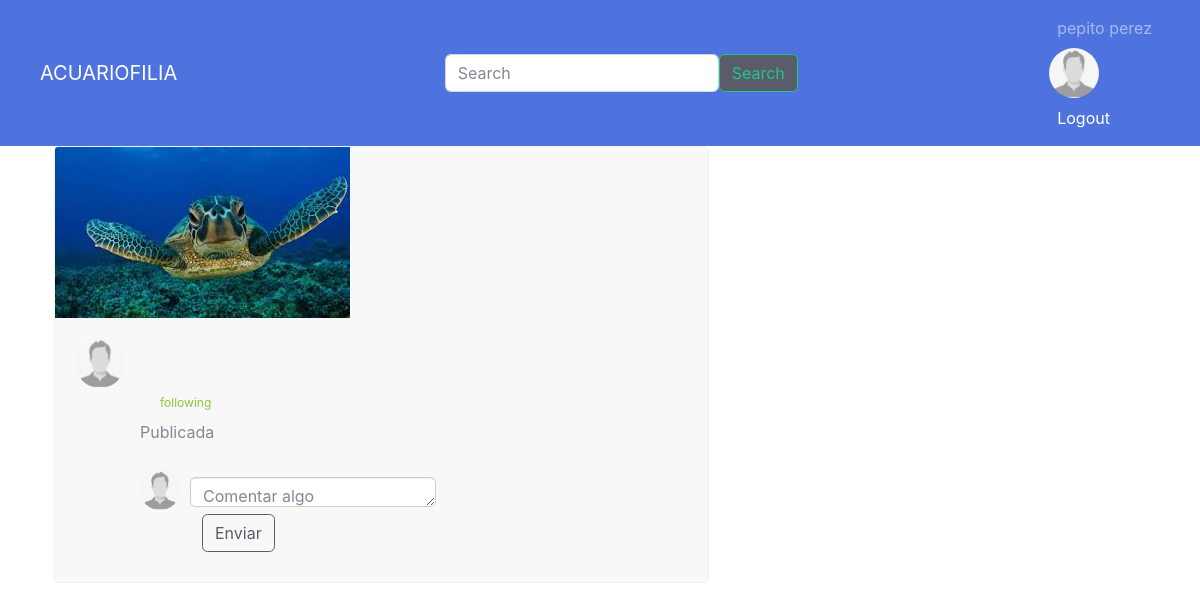
/postdetail?codigo=8 (signed in), run on an earlier commit of the app's database.
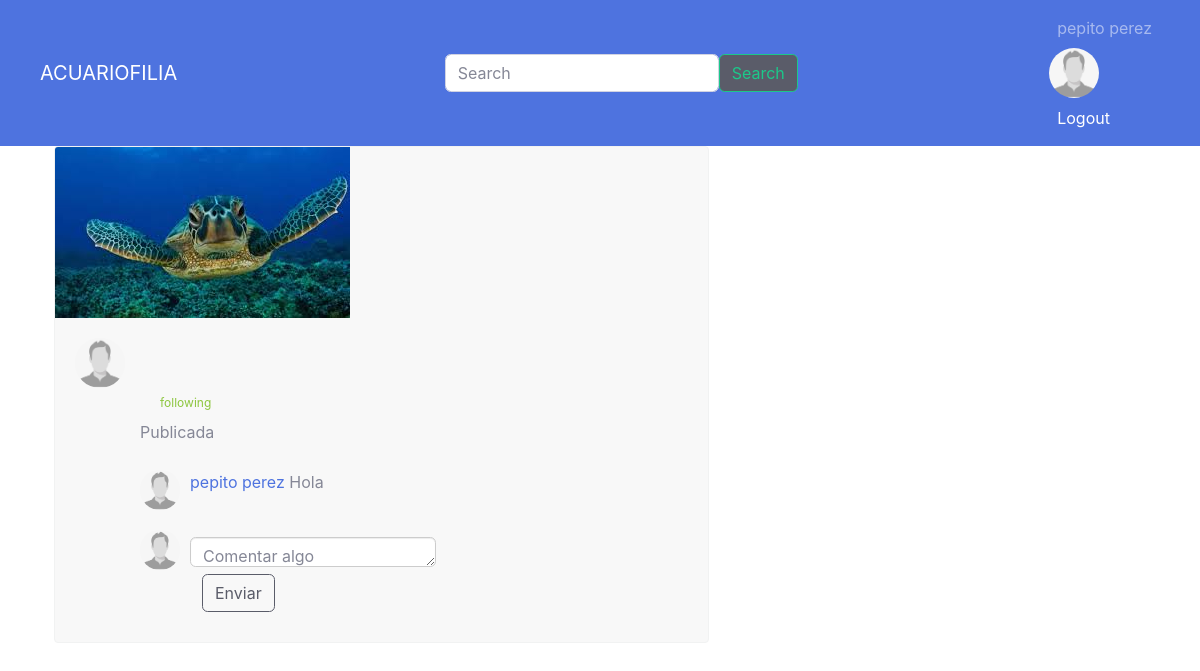
And on a later commit of the database.
### tables this page shows
CREATE TABLE User (UserId INTEGER PRIMARY KEY AUTOINCREMENT UNIQUE NOT NULL, name VARCHAR (20) NOT NULL, lastName VARCHAR (20) NOT NULL, email VARCHAR (30) UNIQUE NOT NULL, password VARCHAR (200) NOT NULL, birthay DATE NOT NULL, gender CHAR (15) NOT NULL, role INTEGER (1) NOT NULL, CreationDate DATETIME NOT NULL, ProfilePicURL VARCHAR (20), country CHAR (30), phone INTEGER, about CHAR (150));

CREATE TABLE Post (PostId INTEGER PRIMARY KEY AUTOINCREMENT UNIQUE NOT NULL, PhotoURL CHAR (100) NOT NULL, Title VARCHAR (30) NOT NULL, creationDate DATE NOT NULL, UserId INTEGER REFERENCES User (UserId) NOT NULL, Postviews INTEGER (30));

CREATE TABLE Comments (CommentId INTEGER PRIMARY KEY AUTOINCREMENT NOT NULL, Content VARCHAR NOT NULL, PostId INTEGER REFERENCES Post (PostId) NOT NULL, UserId INTEGER REFERENCES User (UserId) NOT NULL, CreationDate DATETIME NOT NULL);

### main.py (the view)
@app.route('/postdetail')
def postdetail():
    idp = request.args.get('codigo')
    sql = f'SELECT * FROM Post , User WHERE User.UserId=Post.UserId AND Post.PostId = {idp}'
    db = get_db()
    cursorObj = db.cursor()
    cursorObj.execute(sql)
    postsel = cursorObj.fetchall()
    sql = f'SELECT * from Comments, User WHERE User.UserId=Comments.UserId AND Comments.PostId = {idp}'
    db = get_db()
    cursorObj = db.cursor()
    cursorObj.execute(sql)
    comPost = cursorObj.fetchall()
    return render_template("postdetail.html", postsel=postsel,comPost=comPost)

### db.py (called while the page is built)
def get_db():
    try:
        if 'db' not in g:
            print('Connection OK')
            g.db = sqlite3.connect('database.db')
        return g.db
    except Error:
        print(Error)

### templates/postdetail.html (shortened to what this page needs)
<!DOCTYPE html>
<html lang="es">
    <head>
        <link href="../static/css/post_style.css" rel="stylesheet">
        <link href="../static/css/sb-admin-2.min.css" rel="stylesheet">
    </head>
            <nav class="navbar navbar-expand-lg navbar-dark bg-primary">
                <div class="container-fluid">
                    <a class="navbar-brand" href="{{'feed'}}">ACUARIOFILIA</a>
                    <form class="d-flex" form action="{{url_for('search')}}" method="post" enctype="multipart/form-data">
                        <input class="form-control me-2" type="search" name="palabra" placeholder="Search" aria-label="Search">
                        <button class="btn btn-outline-success bg-primary bg-dark" type="submit">Search</button>
                    </form>
                    <div class="" id="">
                        <div class="">
                            {% if 'id' in session %}
                                <span class="navbar-text p-2 bd-highlight"> {{ session['fullname'] }} </span>
                                <div class="av-user-icon">
                                    <img src="../static/images/perfil/{% print(postsel[0][15]) %}" alt="user" class="fotoperfil-md-left">
                                </div>
                                <span class="navbar-text p-2 bd-highlight"> <a href="{{'logout'}}">Logout</a> </span>
                            {% else %}
                                <span class="navbar-text p-2 bd-highlight"> <a href="{{'login'}}">Login</a> </span>
                            {% endif %}
                        </div>
                    </div>
                </div>
            </nav>
        <div class="container  bootstrap snippets bootdey">
            <div class="fila">
                <div class="colunam-md-12">
                    <div class="post-content ">
                        <img src="../static/images/post/{% print(postsel[0][1]) %}" class="img-fluid" alt=" image">
                            <div class="post-container">
                                <img src="../static/images/perfil/{% print(postsel[0][15]) %}" alt="user" class="fotoperfil-md-left">
                                <div class="post-detail">
                                    <div class="user-info">
                                        <h5><a href="{{url_for('perfil', codigo = postsel[0][4]) }}" class="profile-link">{% print(postsel[7]) %}</a> <span class="following">following</span></h5>
                                        <p class="text-muted">Publicada {% print(postsel[3]) %}</p>
                                    </div>
                                    {% for com in comPost %}
                                        <div class="post-comment">
                                            <img src="../static/images/perfil/{% print(com[14]) %}" alt="" class="profile-photo-sm">
                                            <p><a href="{{url_for('perfil', codigo = com[3]) }}" class="profile-link">{% print(com[6]) %} {% print(com[7]) %}</a> {% print(com[1]) %} </p>
                                        </div>
                                    {% endfor %}
                                    <div class="post-comment">
                                        <img src="../static/images/perfil/{% print(session['foto']) %}" alt="" class="profile-photo-sm">
                                        <form class="flex" form action="{{url_for('addcomm', codigo = postsel[0][0])}}" method="post" enctype="multipart/form-data">
                                            <textarea class="form-control form-control-user" name="comentario" id="comentario" placeholder="Comentar algo"></textarea>
                                            <div class="col">
                                                <button class="btn btn-outline-dark" type="submit">Enviar</button>
                                            </div>
                                        </form>
                                    </div>
                                </div>
                            </div>
                        </div>
                    </div>
                </div>
            </div>
    </body>
</html>

### static/css/post_style.css (style rules this page uses)
.post-content { background: #f8f8f8; border-radius: 4px; width: 60%; border: 1px solid #f1f2f2; margin-bottom: 20px; overflow: hidden; position: relative; }
.post-content .post-container { padding: 20px; }
.post-content .post-container .post-detail { margin-left: 65px; position: relative; }
.post-content .post-container .post-detail .post-comment { display: inline-flex; margin: 10px auto; width: 100%; }
.post-content .post-container .post-detail .post-comment img.profile-photo-sm { margin-right: 10px; }
.post-content .post-container .post-detail .post-comment .form-control { height: 30px; border: 1px solid #ccc; box-shadow: inset 0 1px 1px rgba(0,0,0,.075); margin: 7px 0; min-width: 0; }
img.fotoperfil-md-left { height: 50px; width: 50px; border-radius: 50%; }
img.profile-photo-sm { height: 40px; width: 40px; border-radius: 50%; }
.following { color: #8dc63f; font-size: 12px; margin-left: 20px; }

What changed in the data, as far as the page shows it:
added Comments: ProfilePicURL (picture), {{ print(com[6]) }} "pepito", {{ print(com[7]) }} "perez", Content "Hola"
